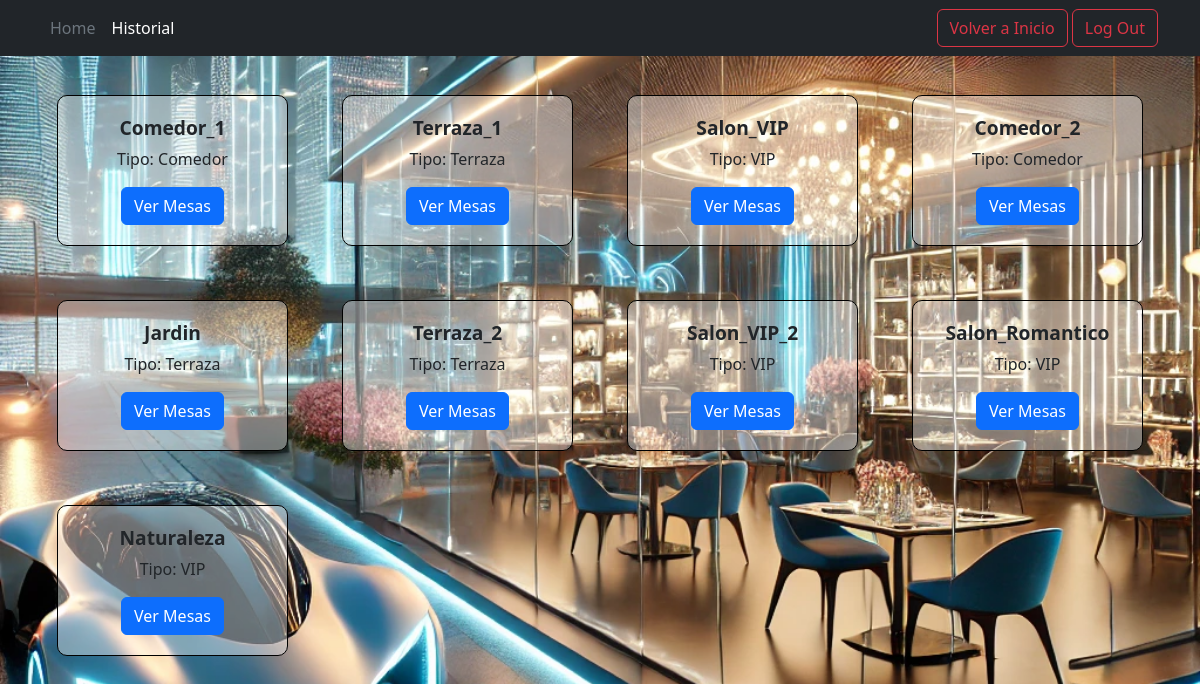
Page /Paginas/salas.php (signed in) on the committed database.
### tables this page shows
CREATE TABLE tbl_salas (
    id_sala INT NOT NULL PRIMARY KEY AUTO_INCREMENT,
    nombre_sala VARCHAR(15) NOT NULL,
    tipo_sala ENUM("Comedor", "Terraza", "VIP") NOT NULL
);

### Paginas/salas.php (the view, shortened to what this page needs)
<?php
require_once "../Procesos/conection.php";
?>
<!DOCTYPE html>
<html lang="en">
<head>
    <link rel="stylesheet" href="../CSS/estilosInicio.css">
    <link href="https://cdn.jsdelivr.net/npm/bootstrap@5.3.3/dist/css/bootstrap.min.css" rel="stylesheet">
</head>
<body>
    <header class="p-2 bg-dark text-white">
        <div class="container">
            <div class="d-flex flex-wrap align-items-center justify-content-center justify-content-lg-start">
                <ul class="nav col-12 col-lg-auto me-lg-auto mb-2 justify-content-center mb-md-0">
                    <li><a href="./inicio.php" class="nav-link px-2 text-secondary">Home</a></li>
                    <li><a href="./historial.php" class="nav-link px-2 text-white">Historial</a></li>
                </ul>
                <div class="text-end">
                    <a href="./inicio.php"><button type="button" class="btn btn-outline-danger">Volver a Inicio</button></a>
                    <a href="../Procesos/destruir.php"><button type="button" class="btn btn-outline-danger">Log Out</button></a>
                </div>
            </div>
        </div>
    </header>
    <div class="container mt-4">
    <div class="row">
        <?php
        try {
            $sqlInicio = "SELECT id_sala, nombre_sala, tipo_sala FROM tbl_salas";
            $stmt = $pdo->prepare($sqlInicio);
            $stmt->execute();
            $salas = $stmt->fetchAll(PDO::FETCH_ASSOC);
            foreach ($salas as $sala) {
                echo '<div class="col-12 col-sm-6 col-md-4 col-lg-3 mb-4">
                    <div class="sala-card">
                        <h3><strong>' . htmlspecialchars($sala["nombre_sala"]) . '</strong></h3>
                        <p>Tipo: ' . htmlspecialchars($sala["tipo_sala"]) . '</p>
                        <a href="./mesas.php?id_sala=' . htmlspecialchars($sala["id_sala"]) . '" class="btn btn-primary">Ver Mesas</a>
                    </div>
                </div>';
            }
        } catch (PDOException $e) {
            echo "Error al cargar salas: " . $e->getMessage();
            die();
        }
        ?>
    </div>
</div>
</body>
</html>

### CSS/estilosInicio.css (style rules this page uses)
body { margin: 0; padding: 0; background-image: url("./img/fondoInicio.webp"); background-size: cover; background-position: center; }
a { text-decoration: none; }
.sala-card { border: 1px solid #000; border-radius: 10px; padding: 20px; text-align: center; margin: 15px; transition: transform 0.3s ease, box-shadow 0.3s ease, background-color 0.5s ease; background-color: rgba(255, 255, 255, 0.4); }
.sala-card h3 { white-space: nowrap; overflow: hidden; text-overflow: ellipsis; font-size: 1.2rem; }

### rows in the picture
tbl_salas: nombre_sala "Comedor_1", tipo_sala "Comedor"
tbl_salas: nombre_sala "Terraza_1", tipo_sala "Terraza"
tbl_salas: nombre_sala "Salon_VIP", tipo_sala "VIP"
tbl_salas: nombre_sala "Comedor_2", tipo_sala "Comedor"
tbl_salas: nombre_sala "Jardin", tipo_sala "Terraza"
tbl_salas: nombre_sala "Terraza_2", tipo_sala "Terraza"
tbl_salas: nombre_sala "Salon_VIP_2", tipo_sala "VIP"
tbl_salas: nombre_sala "Salon_Romantico", tipo_sala "VIP"
tbl_salas: nombre_sala "Naturaleza", tipo_sala "VIP"
